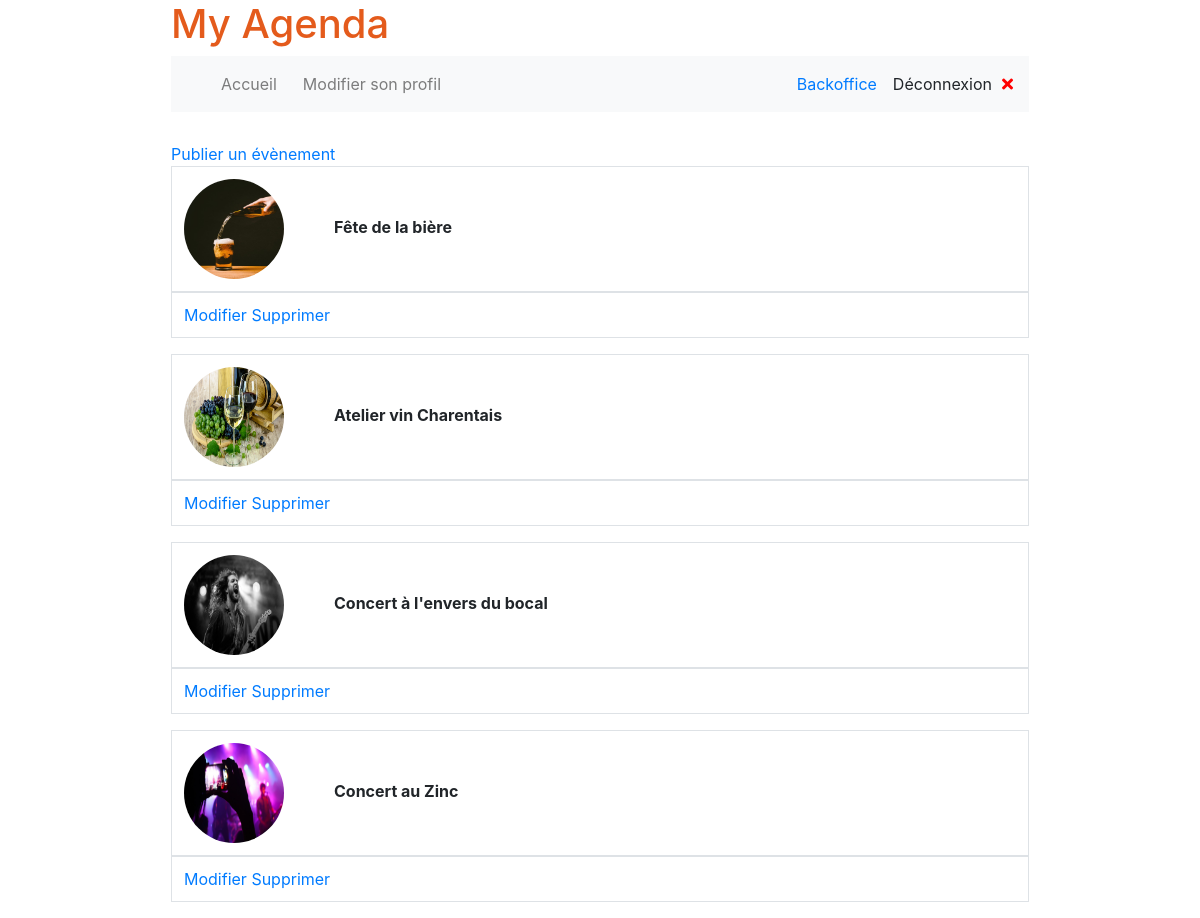
/index.php?controller=agenda&action=show_back (signed in), run on the app's committed database.
### tables this page shows
CREATE TABLE IF NOT EXISTS `agenda` (
  `id_agenda` int(11) NOT NULL AUTO_INCREMENT,
  `id_user` int(11) NOT NULL,
  `titre` varchar(255) NOT NULL,
  `description` text NOT NULL,
  `date` date NOT NULL,
  `heure` varchar(50) NOT NULL,
  `image` varchar(255) NOT NULL,
  PRIMARY KEY (`id_agenda`),
  KEY `fk_user` (`id_user`)
);

### controllers/agenda_controller.php (called while the page is built, shortened)
<?php
class AgendaController{
    public function show_back(){
        $id=$_SESSION['id'];
        $agenda_user=Agenda::get_user_agenda($id);
        require_once('views/pages/backoffice.php');
    }
}

### routes.php (called while the page is built, shortened)
<?php
function call($controller, $action) {
switch($controller) {
case 'agenda':
    require_once('models/agenda.php');
    $controller = new AgendaController();
    break;
}
$controller->{ $action }();
}
$controllers = array('pages' => ['home', 'error'],
                     'login' => ['accountcreation', 'checkdata', 'connexioncheck', 'update_profile', 'edit_profile'],
                     'logout' => ['logout'],
                     'agenda' => ['show_agenda', 'show_back', 'publish_agenda', 'form_agenda', 'form_modify_agenda', 'delete_agenda', 'update_agenda'],
                    'comment' => ['show_comment', 'publish_comment']);
if (array_key_exists($controller, $controllers)) {
if (in_array($action, $controllers[$controller])) {
call($controller, $action);
} else {
call('pages', 'error');
}
} else {
call('pages', 'error');
}

### index.php (called while the page is built, shortened)
<?php
    require_once('views/layout.php');
?>

### models/agenda.php (called while the page is built, shortened)
<?php
class Agenda {
    public function __construct($id_agenda, $id_user, $titre, $description, $date, $heure, $image )
    {
      $this->id_agenda=$id_agenda;
      $this->titre=$titre;
      $this->image=$image;
    }
    public static function get_user_agenda($id){
        $db = Db::getInstance();
        $requete='SELECT * FROM agenda WHERE id_user="'.$id.'"';
        $resultat=$db->query($requete);
        $resultat->execute();
        $agenda=[];
        while ($donnees = $resultat->fetch(PDO::FETCH_ASSOC))
            {
               $agenda[] = new Agenda(utf8_encode($donnees['id_agenda']), utf8_encode($donnees['id_user']),  utf8_encode($donnees['titre']), utf8_encode($donnees['description']), utf8_encode($donnees['date']), utf8_encode($donnees['heure']), utf8_encode($donnees['image']));
            }
        return $agenda;
    }
}

### views/pages/backoffice.php (the view, shortened to what this page needs)
<?php
 require 'header.php';
?>
<div class="container">
    <a class="publish" href="index?controller=agenda&action=form_agenda">Publier un évènement</a>
    <div class="event">
    <?php
    foreach($agenda_user as $agenda){
        ?>
        <table class="table table-bordered">
            <thead>
                <tr>
                <th scope="col"><img src="<?php echo $agenda->image;?>" /><?php echo utf8_decode($agenda->titre);?></th>
                </tr>
            </thead>
            <tbody>
                <tr> <td><a class="space" href="index.php?controller=agenda&action=form_modify_agenda&id_agenda=<?php echo $agenda->id_agenda.' '; ?>">Modifier</a> <a href="index.php?controller=agenda&action=delete_agenda&id_agenda=<?php echo $agenda->id_agenda; ?>">Supprimer</a></td>
                <?php } ?>
                </tr>
            </tbody>
        </table>
    </div>
</div>

### styles/style.css (style rules this page uses)
.container img { width: 100px; height: 100px; border-radius: 50%; margin-right: 50px; }
.container .event .table img { width: 100px; height: 100px; border-radius: 50%; margin-right: 50px; }
@media (max-width: 1600px) { .container { width: 74vw; } }

### data on the page
agenda: image (picture), titre "Fête de la bière"
agenda: image (picture), titre "Atelier vin Charentais"
agenda: image (picture), titre "Concert à l'envers du bocal"
agenda: image (picture), titre "Concert au Zinc"
